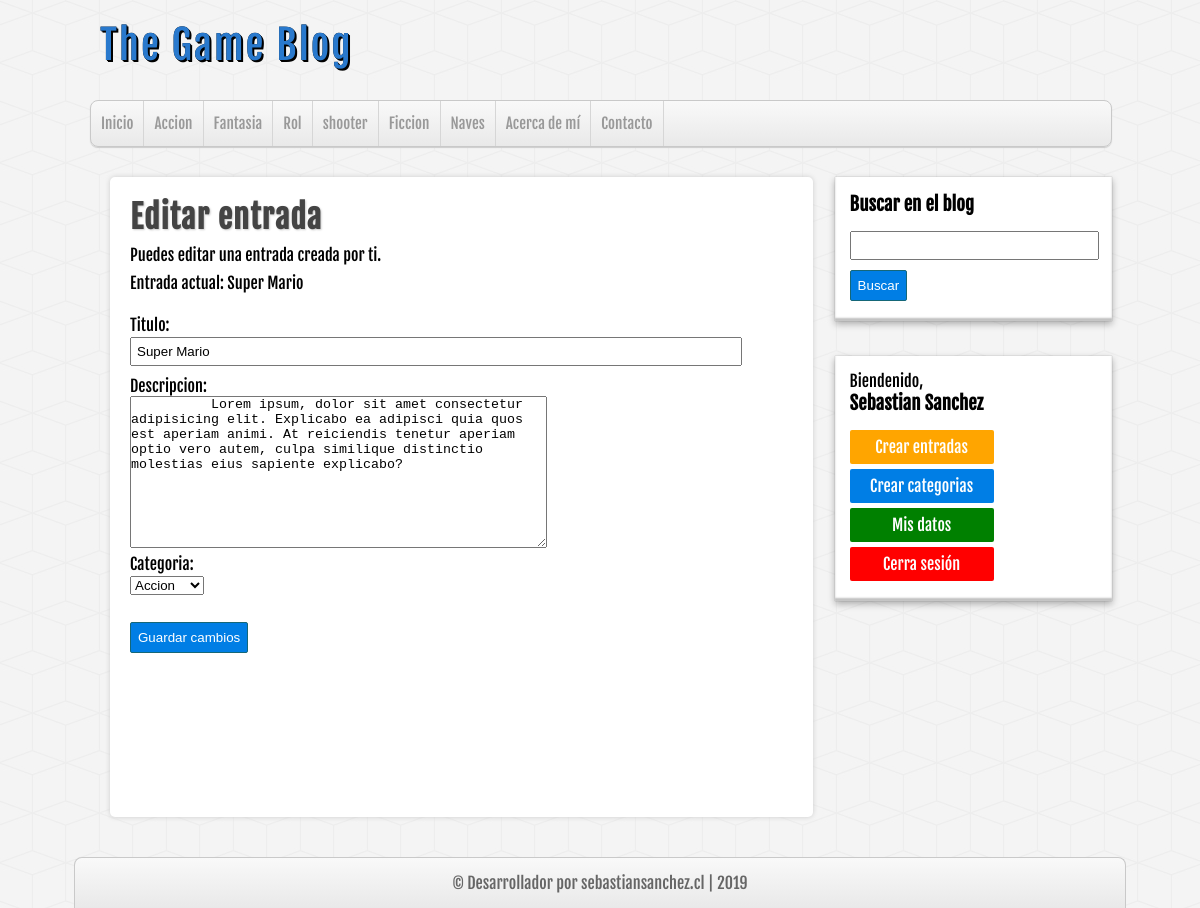
Page /editar-entrada.php?id=1 (signed in) on the committed database.
### tables this page shows
CREATE TABLE IF NOT EXISTS `categorias` (
  `id` int(255) NOT NULL AUTO_INCREMENT,
  `nombre` varchar(100) DEFAULT NULL,
  PRIMARY KEY (`id`)
);

CREATE TABLE IF NOT EXISTS `entradas` (
  `id` int(255) NOT NULL AUTO_INCREMENT,
  `usuario_id` int(255) NOT NULL,
  `categoria_id` int(255) NOT NULL,
  `titulo` varchar(255) NOT NULL,
  `descripcion` mediumtext,
  `fecha` date NOT NULL,
  PRIMARY KEY (`id`),
  KEY `fk_entrada_usuario` (`usuario_id`),
  KEY `fk_entrada_categoria` (`categoria_id`)
);

### includes/helpers.php (called while the page is built, shortened)
<?php
  function obtenerCategorias($con) {
    $sql = "
      SELECT * FROM categorias
      ORDER BY id ASC;
    ";
    $categorias = mysqli_query($con, $sql);
    $resultado = array();
    if ($categorias && mysqli_num_rows($categorias) >= 1) {
      $resultado = $categorias;
    }
    return $resultado;
  }
  function conseguirEntrada($con, $id) {
    $sql = "
      SELECT e.*, c.nombre AS 'categoria', CONCAT(u.nombre, ' ', u.apellido) AS 'usuario'
      FROM entradas e
      INNER JOIN categorias c ON e.categoria_id = c.id
      INNER JOIN usuarios u ON e.usuario_id = u.id
      WHERE e.id = $id;
    ";
    $entrada = mysqli_query($con, $sql);
    $resultado = array();
    if ($entrada && mysqli_num_rows($entrada) >= 1) {
      $resultado = mysqli_fetch_assoc($entrada);
    }
    return $resultado;
  }
?>

### editar-entrada.php (the view, shortened to what this page needs)
<?php
  require_once 'includes/conexion.php';
  require_once 'includes/helpers.php';
  require_once 'includes/cabecera.php';
  require_once 'includes/barra.php';
  $entrada_actual = conseguirEntrada($conexion, $_GET['id']);
?>
<div id="principal">
    <h1>Editar entrada</h1>
    <p>Puedes editar una entrada creada por ti.</p>
    <p>Entrada actual: <?= $entrada_actual['titulo']; ?></p>
    <br/>
    <form action="guardar-entrada.php?editar=<?= $entrada_actual['id']; ?>" method="POST">
      <label>Titulo: <input type="text" name="titulo" value="<?= $entrada_actual['titulo'];  ?>"></label>
      <label>Descripcion: <br/>
        <textarea name="descripcion" cols="50" rows="10">
          <?= $entrada_actual['descripcion']; ?>
        </textarea>
      </label>
      <label>Categoria: <br/>
        <select name="categoria">
          <?php
            $categorias = obtenerCategorias($conexion);
            if (!empty($categorias)):
              while ($categoria = mysqli_fetch_assoc($categorias)):
          ?>
            <option value="<?= $categoria['id']; ?>" <?= ($categoria['id'] == $entrada_actual['categoria_id']) ? 'selected' : ''; ?>>
              <?= $categoria['nombre']; ?>
            </option>
          <?php
              endwhile;
            endif;
          ?>
        </select>
      </label>
      <br/>
      <button type="submit">Guardar cambios</button>
    </form>
  </div>
</main>
<?php require_once 'includes/pie.php'; ?>

### includes/cabecera.php (shortened to what this page needs)
<?php
  require_once 'includes/conexion.php';
  require_once 'includes/helpers.php';
?>
<!DOCTYPE html>
<html lang="es">
<head>
  <link rel="stylesheet" href="css/main.css">
</head>
<body>
  <header id="encabezado">
    <div id="logo">
      <a href="index.php">
        <p>The Game Blog</p>
      </a>
    </div>
    <nav id="menu">
      <ul>
        <li><a href="index.php">Inicio</a></li>
        <?php
          $categorias = obtenerCategorias($conexion);
          if (!empty($categorias)):
            while ($categoria = mysqli_fetch_assoc($categorias)):
        ?>
            <li>
              <a href="categoria.php?id=<?= $categoria['id'] ?>"><?= $categoria['nombre'] ?></a>
            </li>
        <?php
            endwhile;
          endif;
        ?>
        <li><a href="index.php">Acerca de mí</a></li>
        <li><a href="index.php">Contacto</a></li>
      </ul>
    </nav>
  </header>
  <main id="contenedor">

### css/main.css (style rules this page uses)
* { margin: 0; padding: 0; text-decoration: none; }
body { font-family: 'fajada'; background: url('../img/cubes.png') #f4f4f4; }
header { width: 85%; height: auto; background: transparent; margin: auto; }
#logo { float: left; width: 540px; height: 100px; margin-left: 10px; }
#logo a { font-family: 'fajada', Helvetica; font-size: 40px; letter-spacing: 2px; color: #2979cd; text-shadow: 0 0 0 #000000, 1px 1px 0 #000000, 2px 2px 0 #000000; transition: text-shadow 500ms; line-height: 90px; }
nav { width: 100%; height: 45px; clear: both; background-image: linear-gradient(to bottom, #f9f9f9, #e9e9e9); border: 1px solid #c9c9c9; border-radius: 8px; box-shadow: 0 1px 1px #ccc; overflow: hidden; }
nav ul { list-style-type: none; }
nav ul li { float: left; line-height: 45px; border-right: 1px solid #d6d6d6; }
nav ul li a { display: block; padding-left: 10px; padding-right: 10px; font-size: 15px; color: #999; }
main { width: 85%; margin: auto; height: auto; margin-top: 30px; margin-bottom: 30px; }
label, input[type="text"], input[type="email"], input[type="password"] { display: block; width: 95%; margin-top: 2px; margin-bottom: 2px; }
input[type="text"], input[type="email"], input[type="password"] { margin-bottom: 10px; padding: 5px; }
button, .btn { margin-top: 5px; margin-bottom: 5px; display: block; border-radius: 2px; padding: 7px; color: #fff !important; background-color: #007ee5; border: 1px solid #156778; }
#principal { float: left; width: 65%; min-height: 600px; background-color: #fff; border-radius: 5px; box-shadow: 0 0 5px #ccc; margin-left: 20px; overflow: hidden; padding: 20px; }
#principal h1 { font-size: 32px; color: #444; letter-spacing: 1px; text-shadow: 1px 1px 2px #ccc; }
#principal p { margin-top: 8px; }

### rows in the picture
categorias: nombre "Accion"
categorias: nombre "Fantasia"
categorias: nombre "Rol"
categorias: nombre "shooter"
categorias: nombre "Ficcion"
categorias: nombre "Naves"
entradas: titulo "Super Mario", descripcion "Lorem ipsum, dolor sit amet consectetur adipisicing elit. Explicabo ea adipisci quia quos est aperiam animi. At reiciendis tenetur aperiam optio vero autem, culpa similique distinctio molestias eius sapiente explicabo?", categoria "Accion"

### other values in the picture
$_SESSION['usuario']['nombre'] "Sebastian"
$_SESSION['usuario']['apellido'] "Sanchez"
